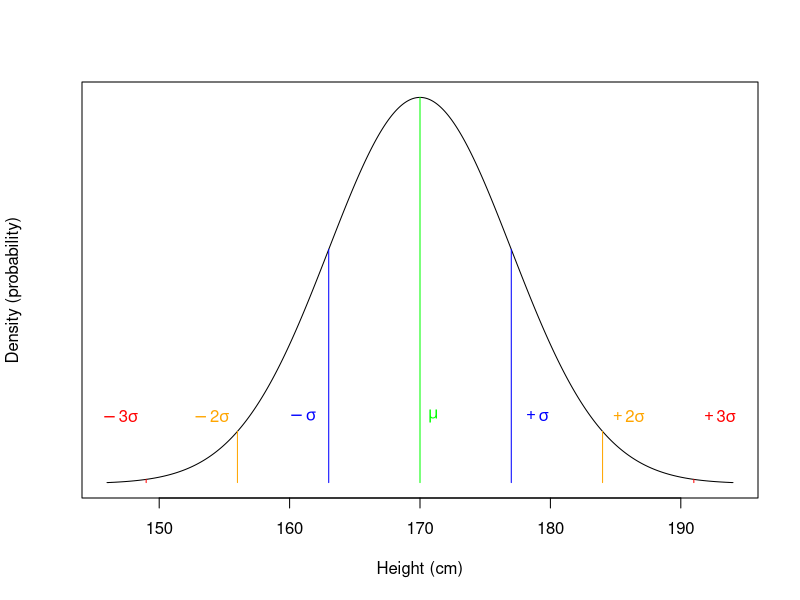

This chart was generated by the following R code: (Note: this script raises an error after producing the figure.)
## ---- chunk 1
cat("
Remember to add useful information to you Portfoilio! One of the main reasons we do this is because there is a wealth of research that says the more interactive you are with your learning, the deeper your understanding of the topic will be. This relates to the Craik and Lockhart (1972) levels of processing model you will hear about in lectures. Always make notes about what you are learning to really get an understanding for the concepts. And, most importantly, in your own words!

[Craik, F. I. M., & Lockhart, R. S. (1972). Levels of processing: A framework for memory research. Journal of Verbal Learning and Verbal behavior, 11, 671-684.](https://www.sciencedirect.com/science/article/pii/S002253717280001X)
")
## ---- chunk 2
# here we use the sequence function to generate our quantiles ranging from -4 to 4 in steps of 0.01
x<-seq(146,194,0.01) 
mean = 170
sd = 7
y = dnorm(x, mean, sd)
ymin<- min(y)
ymax<- max(y)

{plot(x,y, type = "l", col = "black", xlab = "Height (cm)", ylab = "Density (probability)", yaxt='n')
polygon(c(mean,mean), c( ymin, ymax), border ="green")
polygon(c(mean-sd, mean-sd), c(y[x==mean-sd], ymin), border ="blue")
polygon(c(mean-(2*sd),mean-(2*sd)), c( y[x==mean-(2*sd)], ymin), border ="orange")
polygon(c(mean-(3*sd),mean-(3*sd)), c( y[x==mean-(3*sd)], ymin), border ="red")
polygon(c(mean+sd,mean+sd), c( y[x==mean+sd], ymin), border ="blue")
polygon(c(mean+(2*sd),mean+(2*sd)), c( y[x==mean+(2*sd)], ymin), border ="orange")
polygon(c(mean+(3*sd),mean+(3*sd)), c( y[x==mean+(3*sd)], ymin), border ="red")
text(170+1, 0.01, expression(mu), col = "green")
text(mean-sd-2, 0.01, expression(-sigma), col = "blue")
text(mean+sd+2, 0.01, expression(+sigma), col = "blue")
text(mean-(2*sd)-2, 0.01, expression(-2*sigma), col = "orange")
text(mean+(2*sd)+2, 0.01, expression(+2*sigma), col = "orange")
text(mean-(3*sd)-2, 0.01, expression(-3*sigma), col = "red")
text(mean+(3*sd)+2, 0.01, expression(+3*sigma), col = "red")}
## ---- chunk 3
cat("The counterpart functions all start with the same letter, d, p, q, it is just the distribution name that changes, `binom`, `norm`, `t` - though we haven't quite come across the t-distribution yet.  

1. `dbinom()` is the binomial equivalent to `dnorm()`

2. `pbinom()` is the binomial equivalent to `pnorm()`

3. `qbinom()` is the binomial equivalent to `qnorm()`

There is also `rnorm()` and `rbinom()` but we will look at them another time.
    ")
## ---- chunk 4
# First we set up our range of values from 40 to 160
IQ_data <- tibble(IQ_range = c(40, 160))

# Then we plot the distribution of IQ_data, where we have M = 100 and SD = 15
ggplot(IQ_data, aes(IQ_range)) + 
  stat_function(fun = dnorm, args = list(mean = 100, sd = 15)) +
  labs(x = "IQ Score", y = "probability", title = "Distribution of IQ Scores") +
  theme_classic()
## ---- chunk 5
cat("
Changing the SD from 10 to 20 means a larger standard deviation so you will have a wider distribution.

Changing the SD from 10 to 5 means a smaller standard deviation so you will have a narrower distribution.

Smaller SD results in a narrower distribution meaning that the data is less spread out; larger SD results in a wider distribution meaning the data is more spread out.

**A note on the Standard Deviation**:

You will know from your lectures that you can estimate data in two ways: point-estimates and spread estiamtes. The mean is a point-estimate and condenses all your data down into one data point - it tells you the average value of all your data but tells you nothing about how spread out the data is.  The standard deviation however is a spread estimate and gives you an estimate of how spread out your data is from the mean - it is a measure of the standard deviation from the mean. 

So imagine we are looking at IQ scores and you test 100 people and get a mean of 100 and an SD of 5. This means that the vast majority of your sample will have an IQ around 100 - probably most will fall within 1 SD of the mean, meaning that most of your participants will have an IQ of between 95 and 105. 

Now if you test again and find a mean of 100 and an SD of 20, this means your data is much more spread out. If you take the 1 SD approach again then most of your participants will have an IQ of between 80 and 120. 

So one sample has a very tight range of IQs and the other sample has a very wide range of IQs. All in, from the point-estimate and spread estimate of your data you can tell the shape of your sample distribution.


")
## ---- chunk 6
ND_data <- tibble(ND_range = seq(-4, 4, 0.01))
ggplot(ND_data, aes(ND_range)) + 
  stat_function(fun = dnorm, args = list(mean = 0, sd = 1)) +
  labs(x = "SD units", y = "probability", title = "The Normal Distribution") +
  theme_classic()
## ---- chunk 7
cat("
To change the distribution you would write: `ND_data <- tibble(ND_range = seq(-10, 10, 0.05))`

However, when comparing the plots, whilst the plot itself may look thinner, the distribution has not changed. The change in appearance is due to the range of `sd` values which have been extended from -4 and 4 to -10 and 10. The density of values within those values has not changed however and you will see, more clearly in the second plot, that values beyond -3 and 3 are very unlikely. You can test this by looking at the `dnorm()` function. Note that it only looks at the mean and the standard deviation. So if you asked for `dnorm(x = 0, mean = 0, sd = 1)` you will get p = .399 every time because the range does not matter!
")
## ---- chunk 8
# lower.tail = TRUE means lower than and including the value of X
# TRUE is the default so we don't actually need to declare it
pnorm(150, 170, 7, lower.tail = TRUE)
## ---- chunk 9
cat("
The answer is .002. See the solution code at the bottom of the page to see how to complete Task 3.

There is a difference in where you need to specify the cut-off point in the `pbinom` (discussed in the preclass activity) and `pnorm` functions for values **above** `x`, i.e. when **`lower.tail = FALSE`**. 

If you had discrete data, say the number of coin flips that result in `heads`, and wanted to calculate the probability above `x`, you would apply `pbinom` and have to specify your cut-off point as **`x-1`** to include `x` in your calculation. For example, to calculate the probability of 4 or more 'heads' occuring in 10 coin flips, you would specify `pbinom(3, 10, 0.5, lower.tail = FALSE)` as `lower.tail` includes the value you state.

For continuous data, however, such as height, you would be applying `pnorm` and therefore can specify your cut-off point simply as **`x`**. In the above example, for the cut-off point of 190, a mean of 170 and standard deviation of 7, you can write `pnorm(190, 170, 7, lower.tail = FALSE)`. The way to think about this is that setting `x` as 189 on a continuous scale, when you only want all values greater than 190, would also include all the possible values between 189 and 190. Setting `x` at 190 starts it at 190.0000000...001. 

This is a tricky difference between `pbinom` and `pnorm` to recall easily, so best include this explanation point in your portfolio to help you carry out the correct analyses in the future!
")
## ---- chunk 10
# students dont see this code, just the shaded output.
x<-seq(146,194,0.01) 
mean = 170
sd = 7
y = dnorm(x, mean, sd)
ymin<- min(y)
ymax<- max(y)
xmin<- min(x)
xmax<- max(x)

{plot(x,y, type = "l", col = "black", xlab = "Height (cm)", ylab ="Probability")
polygon(c( x[x>=185], xmax),  c(ymin, y[x>=185]), col="purple")
text(185+1, 0.01, "185cm", col = "purple")}
## ---- chunk 11
cat("
You already have your mean and standard deviations to input in `pnorm`, look at the shaded area to obtain your cut-off point. What should the `lower.tail` call be set to according to the shaded area?
")
## ---- chunk 12
cat("
The answer should be .016. See the solution code at the bottom of the page for Task 4. `lower.tail` is set to FALSE as you want the area to the right.
")
## ---- chunk 13
qnorm(0.1, 100, 15) 
# note that we need to convert 10% to a probability (0.1).
## ---- chunk 14
x<-seq(40,160,0.01) # here we use the sequence function to generate our quantiles ranging from -4 to 4 in steps of 0.01
mean = 100
sd = 15
y = dnorm(x, mean, sd)
ymin<- min(y)
ymax<- max(y)

xmin<- min(x)
xmax<- max(x)

{plot(x,y, type = "l", col = "black", xlab = "IQ", ylab = "Probability" )
polygon(c( x[x<=80.77673], 80.77673),  c(y[x<=80.77673],ymin ), col="purple")
text(75, 0.0025, "10%", col = "White")}
## ---- chunk 15
cat("
Part 1: Remember to include the `lower.tail` call if required! If you are unsure, visualise what you are trying to find (i.e. the lowest IQ score you can have to be in top 5%) by sketching it out on a normal distribution curve. It may help to reverse the question to sound more like the previous example.

Part 2: For the second part, each function, not necessarily `qnorm`, gives one value, so you are looking to do separate calculations for each IQ. Then you have to combine these two values, but are you summing or subtracting them? Is it more or less likely for students to have an IQ that falls between this range than above or below a cut-off?
")
## ---- chunk 16
cat("
1. The question can be rephrased as what value would give you 95% of the distribution - and the answer would be 124.7. See the solution code for Task 5 at the bottom of the page.

2. You could use `pnorm()` to establish the probability of an IQ of 110. And you could use `pnorm()` again to establish the probability of an IQ of 105. The answer is the difference between these two probabilities and should be .12. So a 12% probability. See the solution code for Task 5 at the bottom of the page.
")
